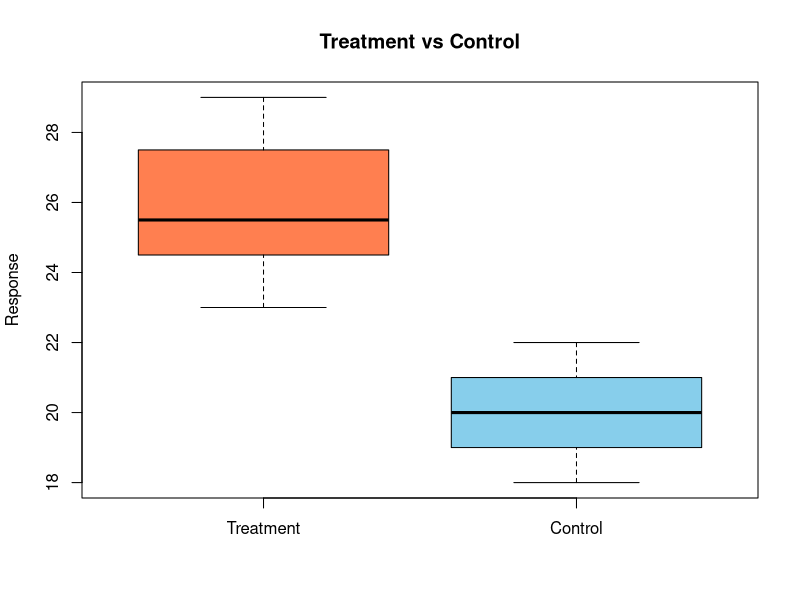

Generate this figure with R:
## ---- chunk 1
# Two-sample t-test comparing treatment and control
treatment <- c(23, 25, 28, 24, 26, 27, 29, 25)
control <- c(19, 21, 20, 22, 18, 20, 21, 19)

t.test(treatment, control)
## ---- chunk 2
# Side-by-side boxplot
boxplot(treatment, control,
        names = c("Treatment", "Control"),
        col = c("coral", "skyblue"),
        main = "Treatment vs Control",
        ylab = "Response")
